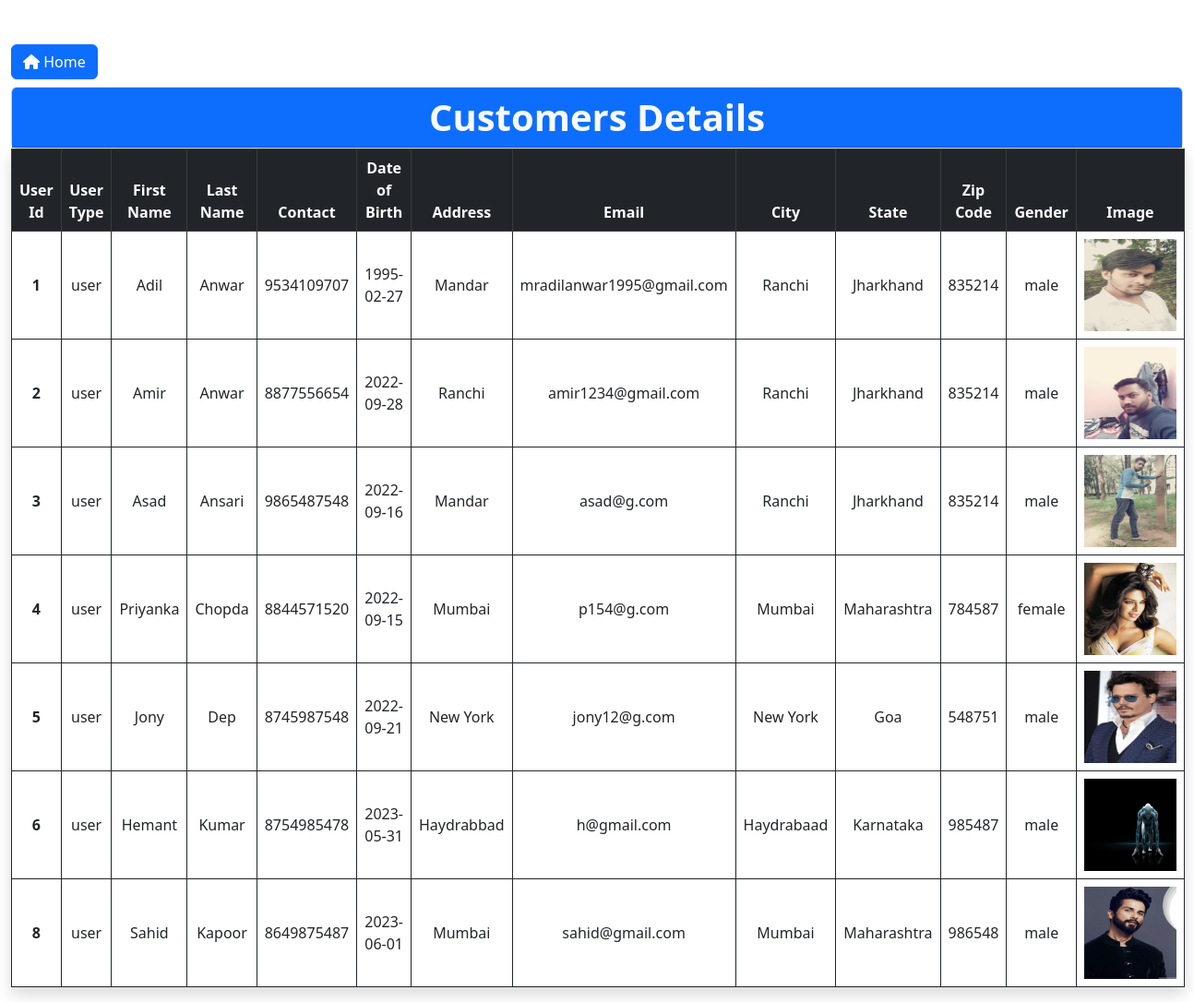
The page /Admin-Pannel/customer.php (signed in) on the database its author committed.
### tables this page shows
CREATE TABLE `user_signup` (
  `user_id` int(11) NOT NULL,
  `user_type` varchar(100) NOT NULL DEFAULT 'user',
  `f_name` varchar(100) NOT NULL,
  `l_name` varchar(100) NOT NULL,
  `contact` varchar(100) NOT NULL,
  `dob` varchar(100) NOT NULL,
  `address` text NOT NULL,
  `email` varchar(100) NOT NULL,
  `password` varchar(100) NOT NULL,
  `city` varchar(100) NOT NULL,
  `state` varchar(100) NOT NULL,
  `zip_code` varchar(100) NOT NULL,
  `gender` varchar(100) NOT NULL,
  `image` text NOT NULL,
  `tc_accepted` varchar(100) NOT NULL
);

### Admin-Pannel/customer.php (the view, shortened to what this page needs)
<?php
if(!isset($_SESSION['email']) && empty($_SESSION['email']))
{
    header('location:login.php');
}
else
{
?>
<!doctype html>
<html lang="en">
  <head>
   <link rel="stylesheet" href="bootstrap-5.2.0-dist/css/bootstrap.css">
   <link rel="stylesheet" href="style.css">
   <link rel="stylesheet" href="css/all.min.css">
  </head>
  <body>
   <div class="container-fluid mt-5">
    <a href="index.php" class="btn btn-primary mb-2"><i class="fa-solid fa-house"></i> Home</a>
    <div class="card">
    <h1 class="text-primary fw-bold card-header bg-primary text-light text-center">Customers Details</h1>
    </div>
    <?php
    include '../dbconnection.php';
    $query = "SELECT * FROM user_signup";
    $result = mysqli_query($con , $query);
    if(mysqli_num_rows($result) > 0)
    {
    ?>
        <table class="table table-bordered border-dark shadow table-hover">
            <thead class="table-dark">
                <tr class="text-center">
                <th scope="col">User Id</th>
                <th scope="col">User Type</th>
                <th scope="col">First Name</th>
                <th scope="col">Last Name</th>
                <th scope="col">Contact</th>
                <th scope="col">Date of Birth</th>
                <th scope="col">Address</th>
                <th scope="col">Email</th>
                <th scope="col">City</th>
                <th scope="col">State</th>
                <th scope="col">Zip Code</th>
                <th scope="col">Gender</th>
                <th scope="col">Image</th>
                </tr>
            </thead>
            <?php
             while($row = mysqli_fetch_assoc($result))
             {
            ?>
            <tbody class="align-middle">
                <tr class="text-center">
                <th scope="row"><?php echo $row['user_id'] ?></th>
                <td><?php echo $row['user_type'] ?></td>
                <td><?php echo $row['f_name'] ?></td>
                <td><?php echo $row['l_name'] ?></td>
                <td><?php echo $row['contact'] ?></td>
                <td><?php echo $row['dob'] ?></td>
                <td><?php echo $row['address'] ?></td>
                <td><?php echo $row['email'] ?></td>
                <td><?php echo $row['city'] ?></td>
                <td><?php echo $row['state'] ?></td>
                <td><?php echo $row['zip_code'] ?></td>
                <td><?php echo $row['gender'] ?></td>
                <td><img src="<?php echo "../user_signup_image/".$row['image'] ?>" alt="" height="100px" width="100px"></td>
                </tr>
            </tbody>
            <?php } ?>
        </table>
        <?php
           }
           else
           {
            echo "Sorry no data found.....";
           }
        ?>
   </div>
  </body>
</html>
<?php } ?>

### rows shown on the page
user_signup: user_id "1", user_type "user", f_name "Adil", l_name "Anwar", contact "9534109707", dob "1995-02-27", address "Mandar", email "mradilanwar1995@gmail.com", city "Ranchi", state "Jharkhand", zip_code "835214", gender "male", image (picture)
user_signup: user_id "2", user_type "user", f_name "Amir", l_name "Anwar", contact "8877556654", dob "2022-09-28", address "Ranchi", email "amir1234@gmail.com", city "Ranchi", state "Jharkhand", zip_code "835214", gender "male", image (picture)
user_signup: user_id "3", user_type "user", f_name "Asad", l_name "Ansari", contact "9865487548", dob "2022-09-16", address "Mandar", email "asad@g.com", city "Ranchi", state "Jharkhand", zip_code "835214", gender "male", image (picture)
user_signup: user_id "4", user_type "user", f_name "Priyanka", l_name "Chopda", contact "8844571520", dob "2022-09-15", address "Mumbai", email "p154@g.com", city "Mumbai", state "Maharashtra", zip_code "784587", gender "female", image (picture)
user_signup: user_id "5", user_type "user", f_name "Jony", l_name "Dep", contact "8745987548", dob "2022-09-21", address "New York", email "jony12@g.com", city "New York", state "Goa", zip_code "548751", gender "male", image (picture)
user_signup: user_id "6", user_type "user", f_name "Hemant", l_name "Kumar", contact "8754985478", dob "2023-05-31", address "Haydrabbad", email "h@gmail.com", city "Haydrabaad", state "Karnataka", zip_code "985487", gender "male", image (picture)
user_signup: user_id "8", user_type "user", f_name "Sahid", l_name "Kapoor", contact "8649875487", dob "2023-06-01", address "Mumbai", email "sahid@gmail.com", city "Mumbai", state "Maharashtra", zip_code "986548", gender "male", image (picture)
